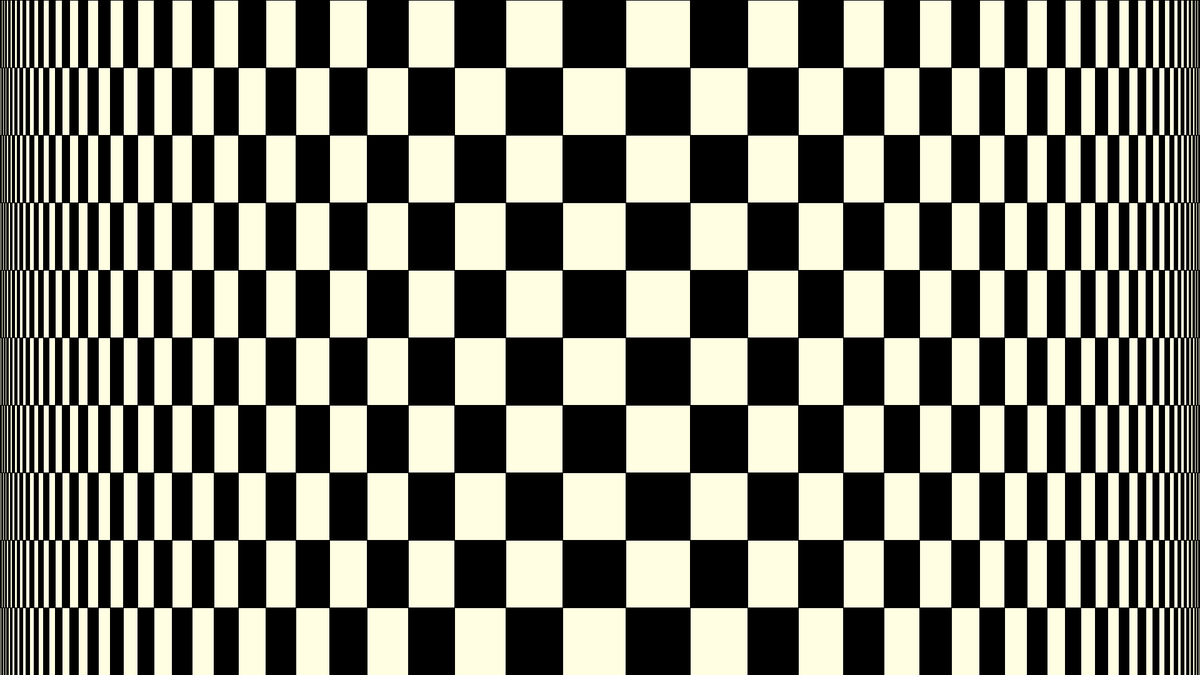
Frame 1 (no input)
Frame 60 (the mouse pressed at the canvas centre just before this capture): identical to frame 1, image omitted
Frame 120 (the mouse held since frame 60 and released just before this capture): identical to frame 1, image omitted

The Processing sketch that drew this single still picture (run headless with seeded random() and noise(); from frame 60 on, the mouse is pressed at the canvas centre):

// Processing sketch: act_cilindro_for
// ── act_cilindro_for.pde
//efecto cilindro
int alto;
float anchoCelda = 1;
int cantFilas = 10;
boolean blanco = true;

void setup(){
size(1920, 1080);
alto = height/cantFilas;
}
void draw(){
background(0);
for (int i= 0; i<width; i+= anchoCelda) {
  blanco = !blanco;
  for (int j=0; j<cantFilas; j ++) {
    float distan = dist(i, j, width/2, j);
    anchoCelda = map(distan, 0, width/2, alto,2);
    if (blanco) {
      fill(#FFFEE3);
    } else {
      fill(0);
    }
    rect( i, j*alto, anchoCelda, alto );
    blanco = !blanco;
  }
}
}
